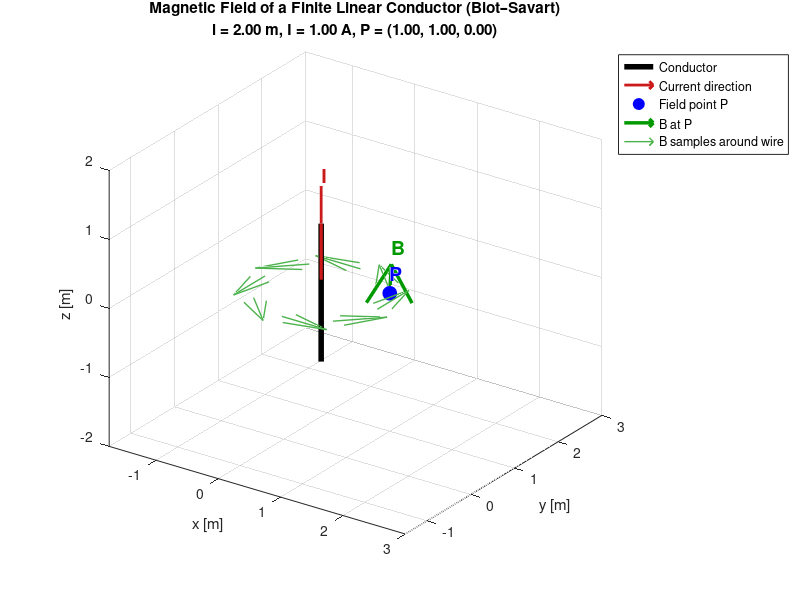

MATLAB code for this plot:
%% Magnetic Field of a Finite Linear Conductor using Biot-Savart Law
% This script models a straight conductor carrying current I and computes
% the magnetic field at a point P using numerical integration of the
% Biot-Savart law.

clear; clc; close all;

%% ==================== USER INPUTS ====================
% Conductor parameters
l  = 2;        % Length of conductor [m]
I  = 1;        % Current magnitude [A] (positive = +z direction)

% Conductor center location A = (Ax, Ay, Az)
Ax = 0.25; 
Ay = 0.5; 
Az = 0;

% Field point P = (Px, Py, Pz)
Px = 1; 
Py = 1; 
Pz = 0;

% Numerical integration resolution
N = 1000;        % Number of segments along the conductor

%% ==================== CONSTANTS ====================
mu0 = 4*pi*1e-7;   % Permeability of free space [H/m]

%% ==================== CONDUCTOR GEOMETRY ====================
% Conductor is parallel to z-axis, centered at (Ax, Ay, Az)
% Endpoints: from z = Az - l/2 to z = Az + l/2
z1 = Az - l/2;
z2 = Az + l/2;

% Discretize the conductor into N segments
z_nodes = linspace(z1, z2, N+1);
dz = (z2 - z1)/N;     % Segment length

%% ==================== BIOT-SAVART NUMERICAL INTEGRATION ====================
% B(r) = (mu0 * I / (4*pi)) * Integral[ dl x (r - r') / |r - r'|^3 ]

B = [0, 0, 0];   % Initialize magnetic field vector

for k = 1:N
    % Midpoint of the k-th segment on the source conductor
    zk = (z_nodes(k) + z_nodes(k+1))/2;
    source = [Ax, Ay, zk];
    
    % Differential length element vector dl (directed along +z, current direction)
    dl = [0, 0, I*dz];   % Note: current magnitude folded in here
    
    % Vector from source point to field point P
    r_vec = [Px - source(1), Py - source(2), Pz - source(3)];
    r_mag = norm(r_vec);
    
    % Avoid singularity if P lies on the conductor
    if r_mag < 1e-9
        error('Field point P lies on the conductor. Choose a different P.');
    end
    
    % Contribution to B from this segment
    dB = (mu0/(4*pi)) * cross(dl, r_vec) / r_mag^3;
    
    % Accumulate
    B = B + dB;
end

%% ==================== DISPLAY RESULTS ====================
fprintf('===== Magnetic Field Computation =====\n');
fprintf('Conductor length l    = %.3f m\n', l);
fprintf('Current I             = %.3f A (along +z)\n', I);
fprintf('Conductor center A    = (%.3f, %.3f, %.3f) m\n', Ax, Ay, Az);
fprintf('Field point P         = (%.3f, %.3f, %.3f) m\n', Px, Py, Pz);
fprintf('\nMagnetic field B at P:\n');
fprintf('  Bx = %.6e T\n', B(1));
fprintf('  By = %.6e T\n', B(2));
fprintf('  Bz = %.6e T\n', B(3));
fprintf('  |B| = %.6e T\n', norm(B));

%% ==================== COMPARISON WITH ANALYTICAL SOLUTION ====================
% For an infinite wire along z: B = mu0*I/(2*pi*rho) * phi_hat
% For a finite wire, closed-form exists. We'll just print for reference.
rho = sqrt((Px - Ax)^2 + (Py - Ay)^2);
if rho > 1e-9
    B_inf = mu0 * I / (2*pi*rho);
    fprintf('\nReference: |B| for infinite wire = %.6e T\n', B_inf);
    fprintf('Ratio |B_finite| / |B_infinite| = %.4f\n', norm(B)/B_inf);
end

%% ==================== 3D PLOT ====================
figure('Color','w','Position',[100 100 900 700]);
hold on; grid on; axis equal;
view(35, 25);

% --- Plot conductor ---
plot3([Ax Ax], [Ay Ay], [z1 z2], 'k-', 'LineWidth', 4);

% Arrow to show current direction
quiver3(Ax, Ay, z2, 0, 0, 0.3*l, ...
    'Color', [0.8 0.1 0.1], 'LineWidth', 2, 'MaxHeadSize', 1.5);
text(Ax, Ay, z2 + 0.35*l, 'I', 'Color', [0.8 0.1 0.1], ...
    'FontSize', 14, 'FontWeight', 'bold');

% --- Plot field point P ---
plot3(Px, Py, Pz, 'bo', 'MarkerSize', 10, 'MarkerFaceColor', 'b');
text(Px, Py, Pz + 0.15*l, 'P', 'Color', 'b', ...
    'FontSize', 14, 'FontWeight', 'bold');

% --- Plot magnetic field vector at P (scaled for visibility) ---
B_mag = norm(B);
if B_mag > 0
    scale = 0.5 * l / B_mag;     % Scale arrow for visualization
    quiver3(Px, Py, Pz, B(1)*scale, B(2)*scale, B(3)*scale, ...
        'Color', [0 0.6 0], 'LineWidth', 2.5, 'MaxHeadSize', 0.8);
    text(Px + B(1)*scale, Py + B(2)*scale, Pz + B(3)*scale + 0.1*l, ...
        'B', 'Color', [0 0.6 0], 'FontSize', 14, 'FontWeight', 'bold');
end

% --- Optional: visualize a few other field vectors to show B direction ---
% Sample ring of points around the wire
theta = linspace(0, 2*pi, 9);
r_ring = max(rho, 0.3*l);
for th = theta(1:end-1)
    xp = Ax + r_ring*cos(th);
    yp = Ay + r_ring*sin(th);
    zp = Pz;
    % Compute B at this ring point using same numerical integral
    Bp = [0 0 0];
    for k = 1:N
        zk = (z_nodes(k)+z_nodes(k+1))/2;
        src = [Ax, Ay, zk];
        rv  = [xp-src(1), yp-src(2), zp-src(3)];
        rm  = norm(rv);
        dlv = [0, 0, I*dz];
        Bp  = Bp + (mu0/(4*pi)) * cross(dlv, rv)/rm^3;
    end
    if norm(Bp) > 0
        s = 0.4*l/norm(Bp);
        quiver3(xp, yp, zp, Bp(1)*s, Bp(2)*s, Bp(3)*s, ...
            'Color', [0.3 0.7 0.3], 'LineWidth', 1, 'MaxHeadSize', 0.5);
    end
end

% --- Labels & formatting ---
xlabel('x [m]'); ylabel('y [m]'); zlabel('z [m]');
title({'Magnetic Field of a Finite Linear Conductor (Biot–Savart)', ...
       sprintf('l = %.2f m, I = %.2f A, P = (%.2f, %.2f, %.2f)', ...
       l, I, Px, Py, Pz)});
legend({'Conductor', 'Current direction', 'Field point P', ...
        'B at P', 'B samples around wire'}, 'Location', 'northeastoutside');

% Adjust axis limits for good view
xlim([min([Ax,Px])-l, max([Ax,Px])+l]);
ylim([min([Ay,Py])-l, max([Ay,Py])+l]);
zlim([min([z1,Pz])-0.5*l, max([z2,Pz])+0.5*l]);

hold off;
